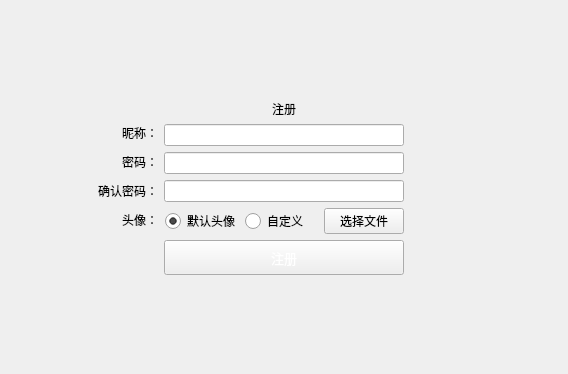
<?xml version="1.0" encoding="UTF-8"?>
<ui version="4.0">
 <class>RegisterWidget</class>
 <widget class="QWidget" name="RegisterWidget">
  <property name="geometry">
   <rect>
    <x>0</x>
    <y>0</y>
    <width>568</width>
    <height>374</height>
   </rect>
  </property>
  <property name="windowTitle">
   <string>Form</string>
  </property>
  <layout class="QHBoxLayout" name="horizontalLayout_4">
   <item>
    <layout class="QVBoxLayout" name="verticalLayout_5">
     <item>
      <spacer name="verticalSpacer_2">
       <property name="orientation">
        <enum>Qt::Vertical</enum>
       </property>
       <property name="sizeHint" stdset="0">
        <size>
         <width>20</width>
         <height>40</height>
        </size>
       </property>
      </spacer>
     </item>
     <item>
      <layout class="QHBoxLayout" name="horizontalLayout_3">
       <item>
        <spacer name="horizontalSpacer">
         <property name="orientation">
          <enum>Qt::Horizontal</enum>
         </property>
         <property name="sizeHint" stdset="0">
          <size>
           <width>40</width>
           <height>20</height>
          </size>
         </property>
        </spacer>
       </item>
       <item>
        <layout class="QVBoxLayout" name="verticalLayout_4">
         <item>
          <widget class="QLabel" name="label">
           <property name="text">
            <string>注册</string>
           </property>
           <property name="alignment">
            <set>Qt::AlignCenter</set>
           </property>
          </widget>
         </item>
         <item>
          <layout class="QHBoxLayout" name="horizontalLayout_2">
           <item>
            <layout class="QVBoxLayout" name="verticalLayout">
             <item>
              <widget class="QLabel" name="label_4">
               <property name="minimumSize">
                <size>
                 <width>100</width>
                 <height>0</height>
                </size>
               </property>
               <property name="text">
                <string>昵称：</string>
               </property>
               <property name="alignment">
                <set>Qt::AlignRight|Qt::AlignTop|Qt::AlignTrailing</set>
               </property>
              </widget>
             </item>
             <item>
              <widget class="QLabel" name="label_2">
               <property name="minimumSize">
                <size>
                 <width>100</width>
                 <height>0</height>
                </size>
               </property>
               <property name="text">
                <string>密码：</string>
               </property>
               <property name="alignment">
                <set>Qt::AlignRight|Qt::AlignTop|Qt::AlignTrailing</set>
               </property>
              </widget>
             </item>
             <item>
              <widget class="QLabel" name="label_3">
               <property name="minimumSize">
                <size>
                 <width>100</width>
                 <height>0</height>
                </size>
               </property>
               <property name="text">
                <string>确认密码：</string>
               </property>
               <property name="alignment">
                <set>Qt::AlignRight|Qt::AlignTop|Qt::AlignTrailing</set>
               </property>
              </widget>
             </item>
             <item>
              <widget class="QLabel" name="label_8">
               <property name="minimumSize">
                <size>
                 <width>100</width>
                 <height>0</height>
                </size>
               </property>
               <property name="text">
                <string>头像：</string>
               </property>
               <property name="alignment">
                <set>Qt::AlignRight|Qt::AlignTop|Qt::AlignTrailing</set>
               </property>
              </widget>
             </item>
             <item>
              <widget class="QLabel" name="label_7">
               <property name="minimumSize">
                <size>
                 <width>0</width>
                 <height>35</height>
                </size>
               </property>
               <property name="maximumSize">
                <size>
                 <width>16777215</width>
                 <height>35</height>
                </size>
               </property>
               <property name="text">
                <string/>
               </property>
               <property name="alignment">
                <set>Qt::AlignRight|Qt::AlignTop|Qt::AlignTrailing</set>
               </property>
              </widget>
             </item>
            </layout>
           </item>
           <item>
            <layout class="QVBoxLayout" name="verticalLayout_2">
             <item>
              <widget class="QLineEdit" name="nickName">
               <property name="minimumSize">
                <size>
                 <width>240</width>
                 <height>0</height>
                </size>
               </property>
               <property name="maximumSize">
                <size>
                 <width>250</width>
                 <height>250</height>
                </size>
               </property>
              </widget>
             </item>
             <item>
              <widget class="QLineEdit" name="password1">
               <property name="minimumSize">
                <size>
                 <width>240</width>
                 <height>0</height>
                </size>
               </property>
               <property name="maximumSize">
                <size>
                 <width>250</width>
                 <height>250</height>
                </size>
               </property>
               <property name="echoMode">
                <enum>QLineEdit::Password</enum>
               </property>
              </widget>
             </item>
             <item>
              <widget class="QLineEdit" name="password2">
               <property name="minimumSize">
                <size>
                 <width>240</width>
                 <height>0</height>
                </size>
               </property>
               <property name="maximumSize">
                <size>
                 <width>250</width>
                 <height>250</height>
                </size>
               </property>
               <property name="echoMode">
                <enum>QLineEdit::Password</enum>
               </property>
              </widget>
             </item>
             <item>
              <layout class="QHBoxLayout" name="horizontalLayout">
               <item>
                <widget class="QRadioButton" name="radioButton">
                 <property name="styleSheet">
                  <string notr="true">QRadioButton::indicator{width:17px;height:17px;}
QRadioButton::indicator::unchecked{image:url(:/res/YLAddFriendWIdgets/radiobtn_normal.png);}
QRadioButton::indicator:unchecked:hover{image:url(:/res/YLAddFriendWIdgets/radiobtn_highlight.png);}
QRadioButton::indicator:unchecked:pressed{image:url(:/res/YLAddFriendWIdgets/radiobtn_pushed.png);}
QRadioButton::indicator::checked{image:url(:/res/YLAddFriendWIdgets/radiobtn_tick_normal.png);}
QRadioButton::indicator:checked:hover{image:url(:/res/YLAddFriendWIdgets/radiobtn_tick_highlight.png);}
QRadioButton::indicator:checked:pressed{image:url(:/res/YLAddFriendWIdgets/radiobtn_tick_pushed.png);}</string>
                 </property>
                 <property name="text">
                  <string>默认头像</string>
                 </property>
                 <property name="checked">
                  <bool>true</bool>
                 </property>
                 <attribute name="buttonGroup">
                  <string notr="true">buttonGroup</string>
                 </attribute>
                </widget>
               </item>
               <item>
                <widget class="QRadioButton" name="radioButton_2">
                 <property name="styleSheet">
                  <string notr="true">QRadioButton::indicator{width:17px;height:17px;}
QRadioButton::indicator::unchecked{image:url(:/res/YLAddFriendWIdgets/radiobtn_normal.png);}
QRadioButton::indicator:unchecked:hover{image:url(:/res/YLAddFriendWIdgets/radiobtn_highlight.png);}
QRadioButton::indicator:unchecked:pressed{image:url(:/res/YLAddFriendWIdgets/radiobtn_pushed.png);}
QRadioButton::indicator::checked{image:url(:/res/YLAddFriendWIdgets/radiobtn_tick_normal.png);}
QRadioButton::indicator:checked:hover{image:url(:/res/YLAddFriendWIdgets/radiobtn_tick_highlight.png);}
QRadioButton::indicator:checked:pressed{image:url(:/res/YLAddFriendWIdgets/radiobtn_tick_pushed.png);}</string>
                 </property>
                 <property name="text">
                  <string>自定义</string>
                 </property>
                 <attribute name="buttonGroup">
                  <string notr="true">buttonGroup</string>
                 </attribute>
                </widget>
               </item>
               <item>
                <widget class="QPushButton" name="pushButton">
                 <property name="text">
                  <string>选择文件</string>
                 </property>
                </widget>
               </item>
              </layout>
             </item>
             <item>
              <widget class="QPushButton" name="registerButton">
               <property name="minimumSize">
                <size>
                 <width>240</width>
                 <height>35</height>
                </size>
               </property>
               <property name="maximumSize">
                <size>
                 <width>16777215</width>
                 <height>35</height>
                </size>
               </property>
               <property name="styleSheet">
                <string notr="true">QPushButton {font: 13px;color:white;border-image:url(:/res/LoginPanel/button_login_normal.png);}
QPushButton:hover  {font: 13px;color:white;border-image:url(:/res/LoginPanel/button_login_hover.png);}
QPushButton:pressed{font: 13px;color:white;border-image:url(:/res/LoginPanel/button_login_down.png);}</string>
               </property>
               <property name="text">
                <string>注册</string>
               </property>
              </widget>
             </item>
            </layout>
           </item>
           <item>
            <layout class="QVBoxLayout" name="verticalLayout_3">
             <item>
              <widget class="QLabel" name="tip1">
               <property name="minimumSize">
                <size>
                 <width>100</width>
                 <height>0</height>
                </size>
               </property>
               <property name="styleSheet">
                <string notr="true">color:red;</string>
               </property>
               <property name="text">
                <string/>
               </property>
               <property name="alignment">
                <set>Qt::AlignLeading|Qt::AlignLeft|Qt::AlignTop</set>
               </property>
              </widget>
             </item>
             <item>
              <widget class="QLabel" name="tip2">
               <property name="minimumSize">
                <size>
                 <width>100</width>
                 <height>0</height>
                </size>
               </property>
               <property name="styleSheet">
                <string notr="true">color:red;</string>
               </property>
               <property name="text">
                <string/>
               </property>
               <property name="alignment">
                <set>Qt::AlignLeading|Qt::AlignLeft|Qt::AlignTop</set>
               </property>
              </widget>
             </item>
             <item>
              <widget class="QLabel" name="tip3">
               <property name="minimumSize">
                <size>
                 <width>100</width>
                 <height>0</height>
                </size>
               </property>
               <property name="styleSheet">
                <string notr="true">color:red;</string>
               </property>
               <property name="text">
                <string/>
               </property>
               <property name="alignment">
                <set>Qt::AlignLeading|Qt::AlignLeft|Qt::AlignTop</set>
               </property>
              </widget>
             </item>
             <item>
              <widget class="QLabel" name="tip4">
               <property name="minimumSize">
                <size>
                 <width>100</width>
                 <height>0</height>
                </size>
               </property>
               <property name="styleSheet">
                <string notr="true">color:red;</string>
               </property>
               <property name="text">
                <string/>
               </property>
               <property name="alignment">
                <set>Qt::AlignLeading|Qt::AlignLeft|Qt::AlignTop</set>
               </property>
              </widget>
             </item>
             <item>
              <widget class="QLabel" name="label_6">
               <property name="text">
                <string/>
               </property>
               <property name="alignment">
                <set>Qt::AlignRight|Qt::AlignTop|Qt::AlignTrailing</set>
               </property>
              </widget>
             </item>
            </layout>
           </item>
          </layout>
         </item>
        </layout>
       </item>
       <item>
        <spacer name="horizontalSpacer_2">
         <property name="orientation">
          <enum>Qt::Horizontal</enum>
         </property>
         <property name="sizeHint" stdset="0">
          <size>
           <width>40</width>
           <height>20</height>
          </size>
         </property>
        </spacer>
       </item>
      </layout>
     </item>
     <item>
      <spacer name="verticalSpacer">
       <property name="orientation">
        <enum>Qt::Vertical</enum>
       </property>
       <property name="sizeHint" stdset="0">
        <size>
         <width>20</width>
         <height>40</height>
        </size>
       </property>
      </spacer>
     </item>
    </layout>
   </item>
  </layout>
 </widget>
 <resources/>
 <connections/>
 <buttongroups>
  <buttongroup name="buttonGroup"/>
 </buttongroups>
</ui>
